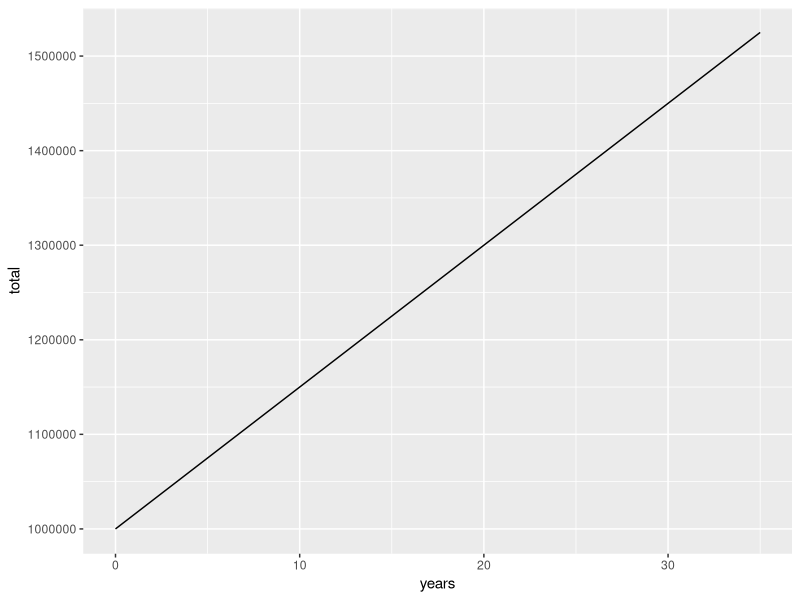
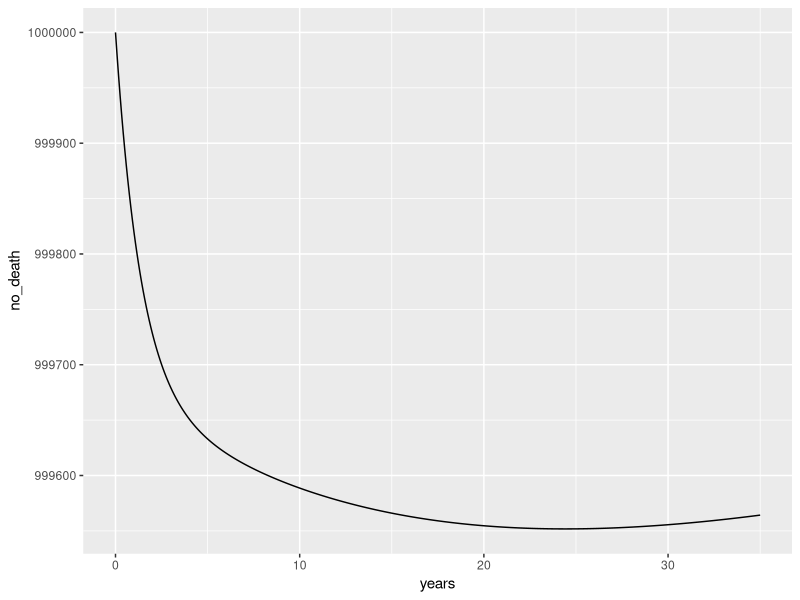
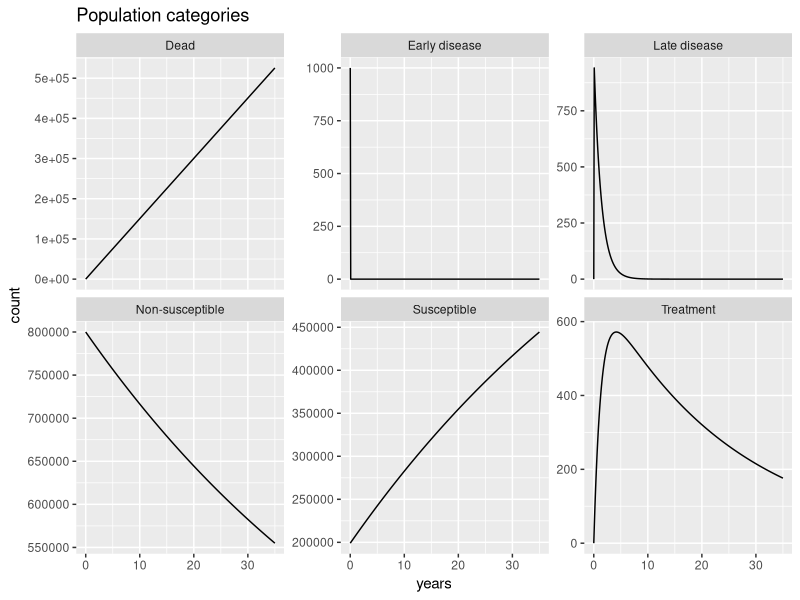
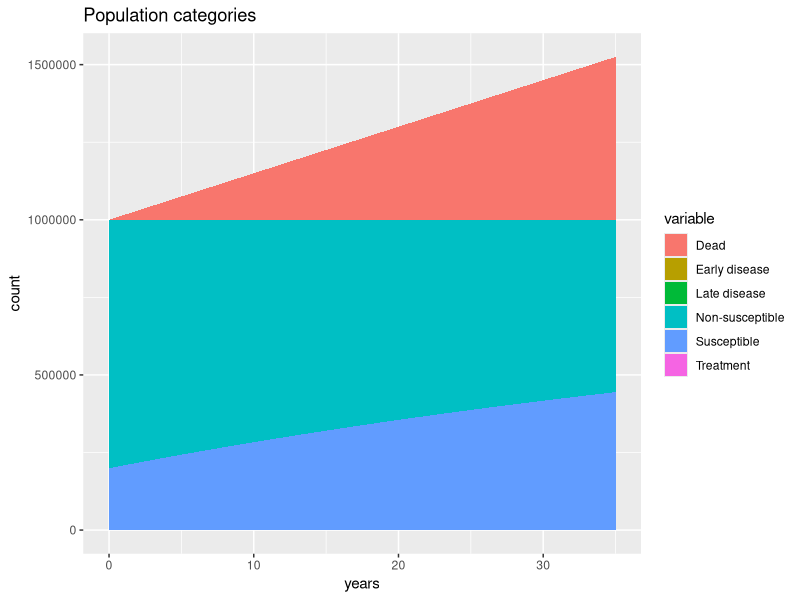
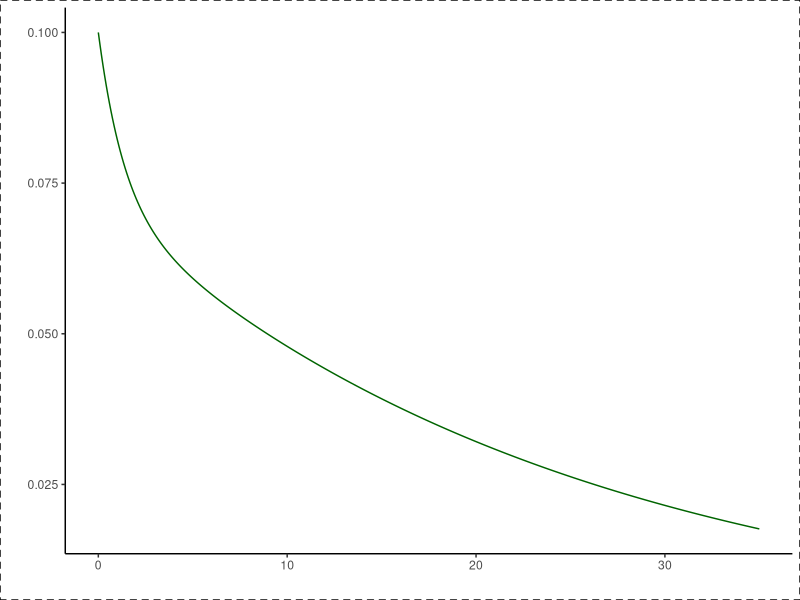
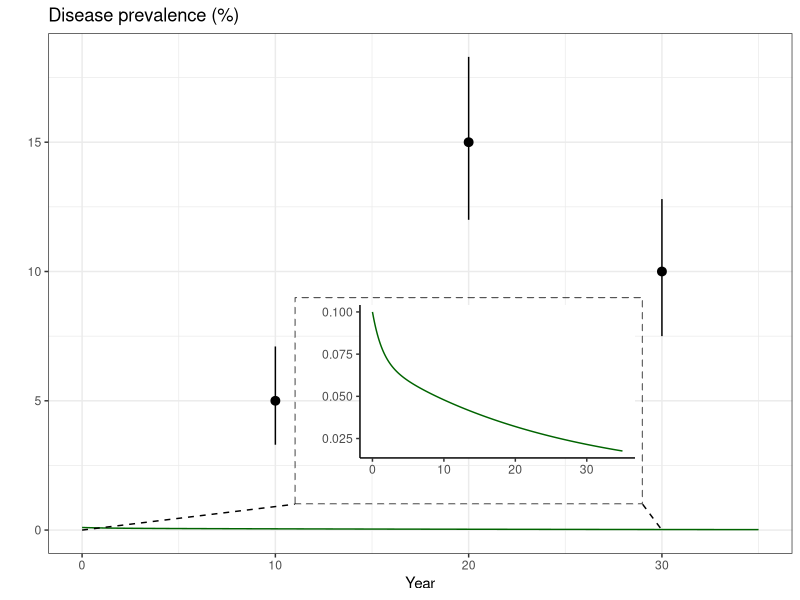
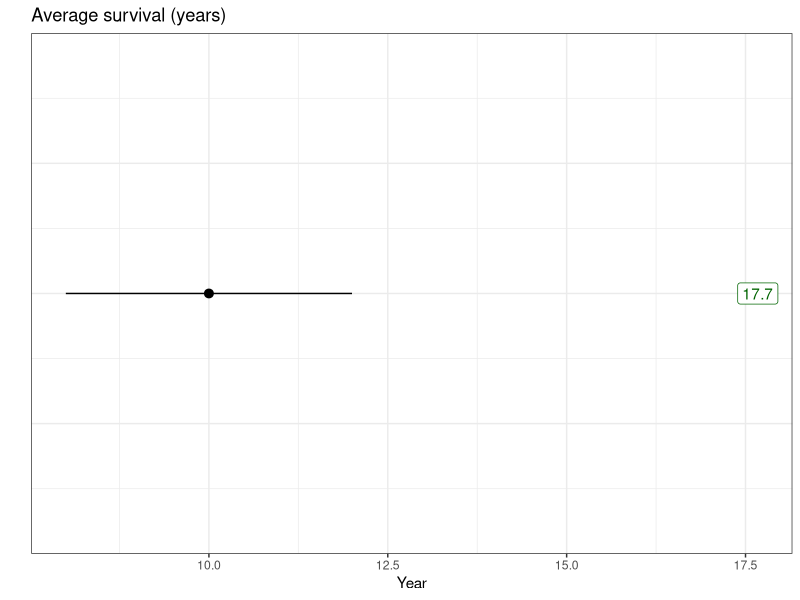
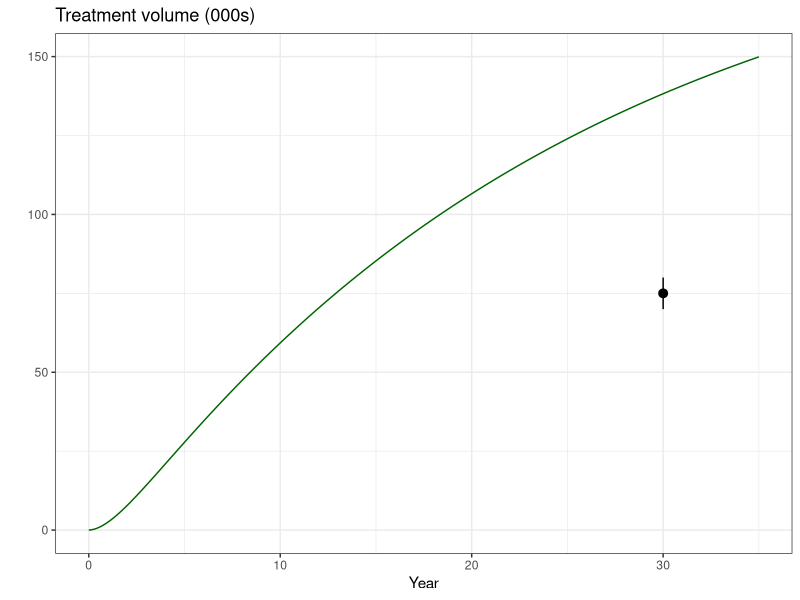

Generate these figures, in order, with R:
## Menzies NA, Soeteman DI, Pandya A, Kim JJ. Bayesian Methods for Calibrating
## Health Policy Models: A Tutorial. Pharmacoeconomics. 2017
## Jun;35(6):613-624. doi: 10.1007/s40273-017-0494-4. PMID: 28247184;
## PMCID: PMC5448142.

library(deSolve)
library(stringr)
library(dplyr)
library(tidyr)
library(ggplot2)
library(cowplot)
library(tibble)

pop_hiv_parameters <- c( # "Implied mean" values from Table 1 in the paper:
    a = 15e3,     # Annual birth rate for steady state based on 1M population
                  # size and mu_B.
    b = 0.20,     # Fraction of births entering non-susceptible state.
    mu_B = 0.015, # Background mortality rate.
    mu_E = 0.05,  # Disease-specific mortality for early disease.
    mu_L = 0.25,  # Disease-specific mortality for late disease.
    mu_T = 0.025, # Disease-specific mortality on treatment.
    rho = 0.025,  # Effective contact rate for transmission.
    p = 0.10,     # Rate of progression from early to late disease.
    #r_E = 0.0,    # Rate of treatment uptake for early disease.
    r_L = 0.50,   # Rate of treatment uptake for late disease.
    c_T = 1e3     # Annual cost of treatment.
)
b <- pop_hiv_parameters["b"]
pop_hiv_initial_values <- c( # "init_pop" defined in supplement "4 Code ..."
    N = 1 - b,
    S = b - 0.001,
    E = 0.001,
    L = 0,
    T = 0,
    D = 0
) %>%
    ## For some reason, the named vector generates N.b and S.b instead of N and
    ## S, maybe because of the dependence on b!?  Therefore we need to remove
    ## the .b unwanted suffix.
    setNames(names(.) %>% str_remove(fixed(".b")))
stopifnot(sum(pop_hiv_initial_values) == 1)
pop_hiv_initial_values <- pop_hiv_initial_values * 1e6 # Initial population.

## Population-level HIV model in a high-burden setting.
pop_hiv_model <- function(t, pop_hiv_initial_values, pop_hiv_parameters) {
    ## Conveniently access vector elements by name by constructing an
    ## environment from the elements using with() and as.list().  This was shown
    ## in the deSolve package vignette describing the Lorenz equation.
    with(as.list(c(pop_hiv_initial_values, pop_hiv_parameters)), {
        ## The force of infection "lambda" is an subexpression used in some the
        ## differential equations below.  "lambda" is defined in section "3.2
        ## Study model" of the main paper and also at the end of the section "3
        ## Model equations" of the PDF supplement.  Note that we call this a
        ## subexpression rather than use the author's term in the supplement of
        ## "endogenous time varying parameter" because in the context of pure
        ## ODEs, parameters are fixed and cannot depend on variables.
        lambda_t <- rho * (E + L) / (S + E + L + T)
        r_E_t <- ifelse(t > 30, r_L, r_L*t/30)

        ## Rates of change (Supplement PDF section "3 Model equations").
        ##
        ## Non-susceptible (N).
        dN.dt <- a*b - mu_B*N
        ## Susceptible (S).
        dS.dt <- a*(1 - b) - mu_B*S - lambda_t*S
        ## Early disease (E).
        dE.dt <- lambda_t*S - (mu_B + mu_E)*E - r_E_t*E - c_T*E
        ## Late disease (L).
        dL.dt <- c_T*E - (mu_B + mu_L)*L - r_L*L
        ## Treatment (T).
        dT.dt <- r_E_t*E + r_L*L - (mu_B + mu_T)*T
        ## Dead (D).
        dD.dt <- mu_B*(N + S + E + L + T) + mu_E*E + mu_L*L + mu_T*T

        ## Return the rates of change.
        list(c(dN.dt, dS.dt, dE.dt, dL.dt, dT.dt, dD.dt))
    })
}

years <- seq(0, 35, by = 1/12)
out <- ode(y = pop_hiv_initial_values, times = years, func = pop_hiv_model,
           parms = pop_hiv_parameters)

summary(out)

df <-
    as.data.frame(out) %>%
    as_tibble() %>%
    rename(years = time)

## The total population is increasing instead of remaining steady!?
df %>%
    mutate(total = N + S + E + L + T + D) %>%
    ggplot(aes(years, total)) +
    geom_line()

df %>%
    mutate(no_death = N + S + E + L + T) %>%
    ggplot(aes(years, no_death)) +
    geom_line()

df_long <-
    df %>%
    rename("Non-susceptible" = N,
           Susceptible = S,
           "Early disease" = E,
           "Late disease" = L,
           "Treatment" = T,
           "Dead" = D) %>%
    gather("variable", "count", -years)

ggplot(df_long, aes(years, count)) +
    facet_wrap(~ variable, scales = "free_y") +
    geom_line() +
    ggtitle("Population categories")

ggplot(df_long, aes(years, count, fill = variable)) +
    geom_area(position = "stack") +
    ## scale_y_log10() +
    ggtitle("Population categories")

data_prevalence <- tribble(
    ~years, ~prevalence, ~ymin, ~ymax,
    10,  5.0,  3.3,  7.1,
    20, 15.0, 12.0, 18.3,
    30, 10.0,  7.5, 12.8)
(grob <-
     df %>%
     ## Prevalence is defined in Table 2 of the paper.
     mutate(prevalence = (E + L + T) / (N + S + E + L + T) * 100) %>%
     ggplot(aes(years, prevalence)) +
     geom_line(color = "darkgreen") +
     theme_classic() +
     theme(plot.background = element_rect(color = "black", fill = NA,
                                          linetype = 2)) +
     labs(x = "", y = ""))
(plot_prevalence <-
     df %>%
     ## Prevalence is defined in Table 2 of the paper.
     mutate(prevalence = (E + L + T) / (N + S + E + L + T) * 100) %>%
     ggplot(aes(years, prevalence)) +
     geom_line(color = "darkgreen") +
     geom_pointrange(data = data_prevalence,
                     aes(ymin = ymin, ymax = ymax)) +
     theme_bw() +
     labs(x = "Year", y = "") +
     ggtitle("Disease prevalence (%)") +
     annotation_custom(ggplotGrob(grob),
                       xmin = 11, xmax = 29,
                       ymin = 1, ymax = 9) +
     geom_line(data = tibble(years = c(0, 11, 29, 30),
                             prevalence = c(0, 1, 1, 0),
                             group = c(1, 1, 2, 2)),
               aes(group = group),
               linetype = 2))

## "HIV survival without treatment" defined in the supplmentary code under
## "Report results".
survival_years <-
    with(as.list(pop_hiv_parameters),
         1 / (mu_B + mu_E) +
         p / (p + mu_B + mu_E) *
         1 / (mu_B + mu_L))
survival_years

data_survival <- tibble(years_min = 8,
                        years = 10,
                        years_max = 12,
                        name = 1)
(plot_survival <-
     tibble::enframe(survival_years, name = "name", value = "years") %>%
     ggplot(aes(years, name)) +
     geom_label(aes(label = format(survival_years, digits = 3)),
                color = "darkgreen") +
     geom_pointrange(data = data_survival,
                     aes(xmin = years_min, xmax = years_max)) +
     theme_bw() +
     theme(axis.ticks.y = element_blank(),
           axis.text.y = element_blank()) +
     labs(x = "Year", y = "") +
     ggtitle("Average survival (years)"))

## Treatment volume (000s).
(plot_treatment <-
     df %>%
     ggplot(aes(years, cumsum(T) / 1000)) +
     geom_line(color = "darkgreen") +
     geom_pointrange(data = tibble(x = 30, y = 75, ymin = 70, ymax = 80),
                     aes(x = x, y = y, ymin = ymin, ymax = ymax)) +
     labs(x = "Year", y = "") +
     ggtitle("Treatment volume (000s)") +
     theme_bw())
## TODO Also overlay data.

## Population hazard rates (per 100 person years).
(plot_hazard <-
     df %>%
     ## Hazard rate not defined in the paper.  Used
     ## https://en.wikipedia.org/wiki/Hazard_ratio#Definition_and_derivation
     mutate(incidence = c(0, diff(T) / S[-length(S)] / diff(years)) * 100,
            mortality = c(0, diff(D) / S[-length(S)] / diff(years)) * 100) %>%
     select(years, incidence, mortality) %>%
     gather("type", "hazard_rate", -years) %>%
     ggplot(aes(years, hazard_rate, color = type)) +
     geom_line() +
     theme_bw() +
     scale_color_manual(values = c(incidence = "blue", mortality = "red")) +
     guides(color = "none") +
     labs(x = "Year", y = "") +
     ggtitle("Population hazard rates (per 100 PY)"))

(cow <- plot_grid(plot_prevalence, plot_survival, plot_treatment, plot_hazard))

ggsave("~/Sync/lab-reports/2022-11-09/img/40273_2017_494_Fig4_uncal.png", cow,
       width = 7, height = 6)
